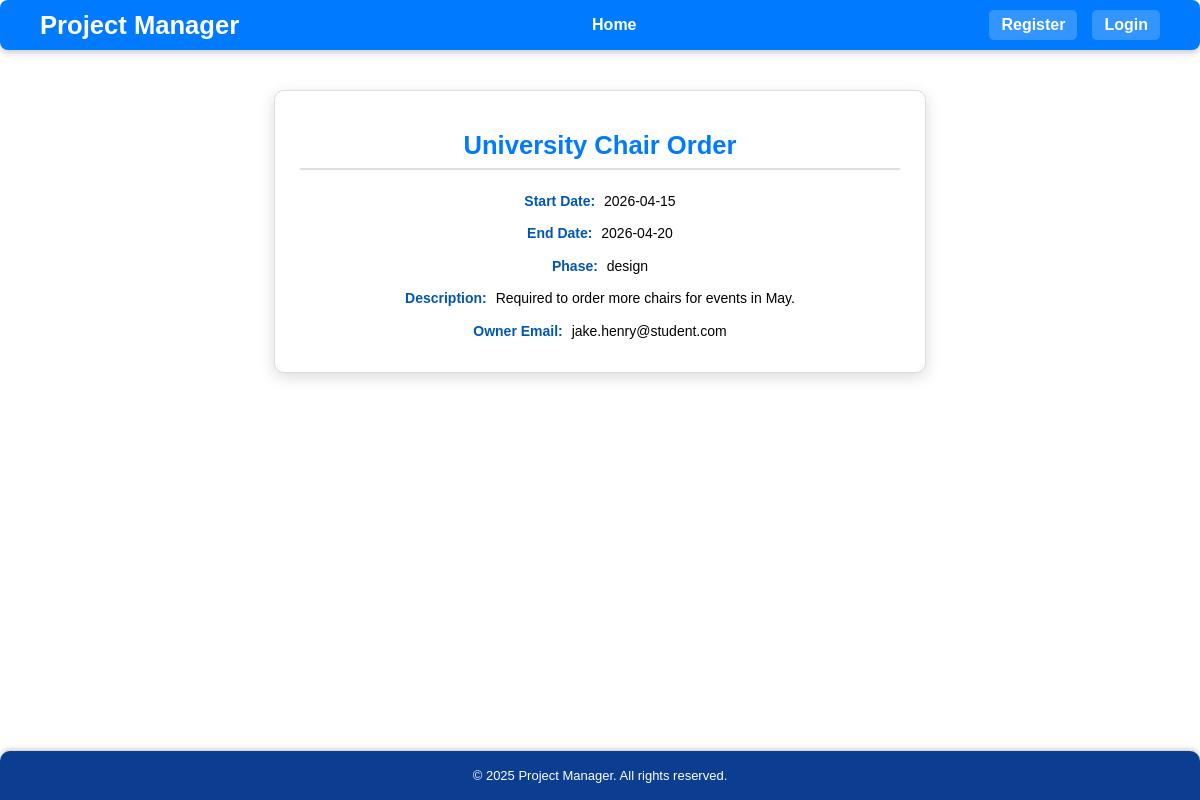
Screenshot of /projectmanager/project_view.php?pid=17 with the database file from the repository.
### tables this page shows
CREATE TABLE `projects` (
  `pid` int(11) NOT NULL,
  `title` varchar(100) DEFAULT NULL,
  `start_date` date DEFAULT NULL,
  `end_date` date DEFAULT NULL,
  `short_description` varchar(255) DEFAULT NULL,
  `phase` enum('design','development','testing','deployment','complete') DEFAULT NULL,
  `uid` int(11) NOT NULL
);

CREATE TABLE `users` (
  `uid` int(11) NOT NULL,
  `username` varchar(50) NOT NULL,
  `password` varchar(255) NOT NULL,
  `email` varchar(50) DEFAULT NULL
);

### projectmanager/project_view.php (the view, shortened to what this page needs)
<?php
include 'config.php';
include 'includes/header.php';
$pid = (int)$_GET['pid'];
$stmt = $conn->prepare("SELECT projects.*, users.username, users.email
                        FROM projects
                        JOIN users ON projects.uid = users.uid
                        WHERE pid = ?");
$stmt->execute([$pid]);
$project = $stmt->fetch(PDO::FETCH_ASSOC);
?>
<div class="project-card">
    <h2><?php echo htmlspecialchars($project['title']); ?></h2>
    <p><strong>Start Date:</strong> <?php echo htmlspecialchars($project['start_date']); ?></p>
    <p><strong>End Date:</strong> <?php echo htmlspecialchars($project['end_date']); ?></p>
    <p><strong>Phase:</strong> <?php echo htmlspecialchars($project['phase']); ?></p>
    <p><strong>Description:</strong> <?php echo htmlspecialchars($project['short_description']); ?></p>
    <p><strong>Owner Email:</strong> <?php echo htmlspecialchars($project['email']); ?></p>
</div>
<?php include 'includes/footer.php'; ?>

### projectmanager/css/style.css (style rules this page uses)
h2 { text-align: center; font-size: 1.8em; margin: 20px 0; color: #333; }
.project-card { max-width: 600px; margin: 20px auto; padding: 20px 25px; background: #ffffff; border-radius: 10px; box-shadow: 0 4px 15px rgba(0,0,0,0.15); font-family: Arial, sans-serif; border: 1px solid #ddd; text-align: center; }
.project-card h2 { margin-bottom: 20px; color: #007BFF; font-size: 1.6em; border-bottom: 2px solid #e0e0e0; padding-bottom: 8px; }
.project-card p { margin: 10px 0; line-height: 1.6; font-size: 14px; }
.project-card p strong { display: inline; color: #0056b3; margin-right: 5px; }
html, body { height: 100%; margin: 0; padding: 0; }
body { display: flex; flex-direction: column; font-family: Arial, sans-serif; }

### rows the page displays
projects: title "University Chair Order", start_date "2026-04-15", end_date "2026-04-20", phase "design", short_description "Required to order more chairs for events in May.", uid.email "jake.henry@student.com"
